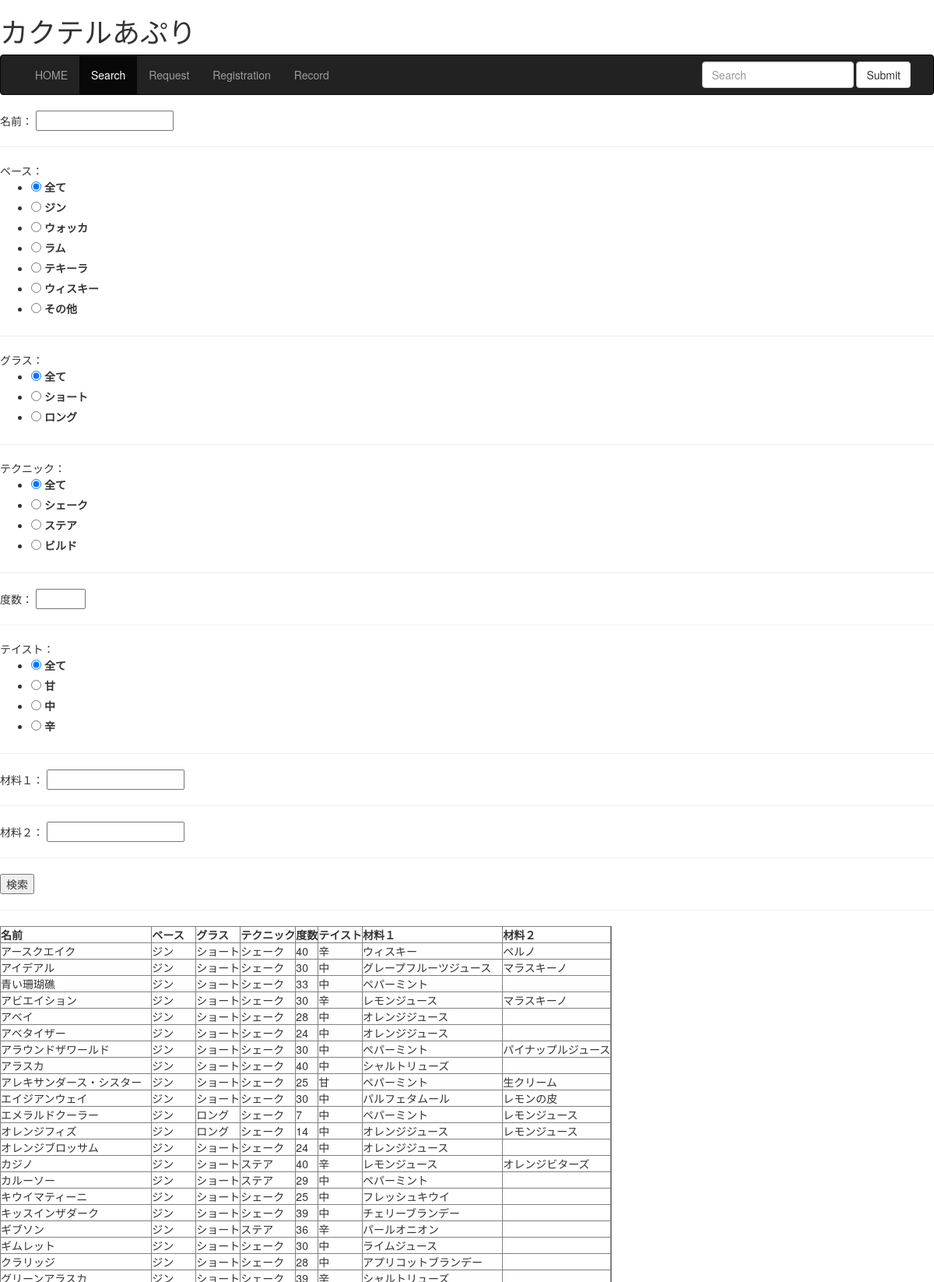
Screenshot of /cocktail_app/search/ (upper part) with the database file from the repository.
### cocktail/models.py (models this page shows)
class Cocktail(models.Model):
    name = models.CharField(max_length=128)
    base = models.CharField(max_length=128)
    lengh = models.CharField(max_length=128)
    tech = models.CharField(max_length=128)
    alc = models.IntegerField(null = True)
    taste = models.CharField(max_length=128)
    material1 = models.CharField(max_length=128,null = True)
    material2 = models.CharField(max_length=128,null = True)
    contents = models.CharField(max_length=128,null = True)

### cocktail/views.py (the view, shortened to what this page needs)
# urls.py: path('search/', views.search, name='search'),
def search(request):
    data = Cocktail.objects.all()
    params = {
    'cocktail': Cocktail.objects.all(),
    'cocktail_form': forms.SearchForm(),
    }
    form = forms.SearchForm(request.POST or None)
    return render(request, 'search.html',params)

### cocktail/templates/search.html (shortened to what this page needs)
<!DOCTYPE html>
{% load static %}
<html lang="ja">
<head>
    <link rel="stylesheet" type="text/css" href="{% static 'css/bootstrap.css' %}" />
</head>
<body>
<h1>カクテルあぷり</h1>
<nav class="navbar  navbar-inverse">
  <div class="container">
  <ul class="nav navbar-nav">
  <li><a href="{% url 'top:top' %}">HOME</a></li>
  <li class="active"><a href="{% url 'top:search' %}">Search</a></li>
  <li><a href="{% url 'top:request' %}">Request</a></li>
  <li><a href="{% url 'top:registration' %}">Registration</a></li>
  <li><a href="{% url 'top:record' %}">Record</a></li>
  </ul>
  <form class="navbar-form navbar-right"  role="search">
  <div  class="form-group">
  <input  type="text" class="form-control"  placeholder="Search">
  </div>
  <button  type="submit" class="btn  btn-default">Submit</button>
  </form>
  </div>
</nav>
<div class="serch">
  <form method="POST" action="">
    {{ cocktail_form.name.label }}：
    {{ cocktail_form.name }}
    <hr>
    {{ cocktail_form.base.label }}：
    {{ cocktail_form.base }}
    <hr>
    {{ cocktail_form.glass.label }}：
    {{ cocktail_form.glass }}
    <hr>
    {{ cocktail_form.tech.label }}：
    {{ cocktail_form.tech }}
    <hr>
    {{ cocktail_form.alc.label }}：
    {{ cocktail_form.alc }}
    <hr>
    {{ cocktail_form.taste.label }}：
    {{ cocktail_form.taste }}
    <hr>
    {{ cocktail_form.material1.label }}：
    {{ cocktail_form.material1 }}
    <hr>
    {{ cocktail_form.material2.label }}：
    {{ cocktail_form.material2 }}
    <hr>
    <input type="submit" value="検索">
  </form>
</div>
<hr>
      {% block body %}
    <form method="post" action="">
      <table border="1">
        <thead>
          <tr>
            <th>名前</th>
            <th>ベース</th>
            <th>グラス</th>
            <th>テクニック</th>
            <th>度数</th>
            <th>テイスト</th>
            <th>材料１</th>
            <th>材料２</th>
          </tr>
        </thead>
        <tbody>
          {% for item in cocktail %}
          <tr>
              <td>{{ item.name }}</td>
              <td>{{ item.base }}</td>
              <td>{{ item.lengh }}</td>
              <td>{{ item.tech }}</td>
              <td>{{ item.alc}}</td>
              <td>{{ item.taste}}</td>
              <td>{{ item.material1}}</td>
              <td>{{ item.material2}}</td>
          </tr>
          {% endfor %}
        </tbody>
      </table>
    </form>
  {% endblock %}
</body>
</html>

### rows the page displays
Cocktail: name "アースクエイク", base "ジン", lengh "ショート", tech "シェーク", alc "40", taste "辛", material1 "ウィスキー", material2 "ペルノ"
Cocktail: name "アイデアル", base "ジン", lengh "ショート", tech "シェーク", alc "30", taste "中", material1 "グレープフルーツジュース", material2 "マラスキーノ"
Cocktail: name "青い珊瑚礁", base "ジン", lengh "ショート", tech "シェーク", alc "33", taste "中", material1 "ペパーミント"
Cocktail: name "アビエイション", base "ジン", lengh "ショート", tech "シェーク", alc "30", taste "辛", material1 "レモンジュース", material2 "マラスキーノ"
Cocktail: name "アベイ", base "ジン", lengh "ショート", tech "シェーク", alc "28", taste "中", material1 "オレンジジュース"
Cocktail: name "アベタイザー", base "ジン", lengh "ショート", tech "シェーク", alc "24", taste "中", material1 "オレンジジュース"
Cocktail: name "アラウンドザワールド", base "ジン", lengh "ショート", tech "シェーク", alc "30", taste "中", material1 "ペパーミント", material2 "パイナップルジュース"
Cocktail: name "アラスカ", base "ジン", lengh "ショート", tech "シェーク", alc "40", taste "中", material1 "シャルトリューズ"
Cocktail: name "アレキサンダース・シスター", base "ジン", lengh "ショート", tech "シェーク", alc "25", taste "甘", material1 "ペパーミント", material2 "生クリーム"
Cocktail: name "エイジアンウェイ", base "ジン", lengh "ショート", tech "シェーク", alc "30", taste "中", material1 "パルフェタムール", material2 "レモンの皮"
Cocktail: name "エメラルドクーラー", base "ジン", lengh "ロング", tech "シェーク", alc "7", taste "中", material1 "ペパーミント", material2 "レモンジュース"
Cocktail: name "オレンジフィズ", base "ジン", lengh "ロング", tech "シェーク", alc "14", taste "中", material1 "オレンジジュース", material2 "レモンジュース"
Cocktail: name "オレンジブロッサム", base "ジン", lengh "ショート", tech "シェーク", alc "24", taste "中", material1 "オレンジジュース"
Cocktail: name "カジノ", base "ジン", lengh "ショート", tech "ステア", alc "40", taste "辛", material1 "レモンジュース", material2 "オレンジビターズ"
Cocktail: name "カルーソー", base "ジン", lengh "ショート", tech "ステア", alc "29", taste "中", material1 "ペパーミント"
Cocktail: name "キウイマティーニ", base "ジン", lengh "ショート", tech "シェーク", alc "25", taste "中", material1 "フレッシュキウイ"
Cocktail: name "キッスインザダーク", base "ジン", lengh "ショート", tech "シェーク", alc "39", taste "中", material1 "チェリーブランデー"
Cocktail: name "ギブソン", base "ジン", lengh "ショート", tech "ステア", alc "36", taste "辛", material1 "パールオニオン"
Cocktail: name "ギムレット", base "ジン", lengh "ショート", tech "シェーク", alc "30", taste "中", material1 "ライムジュース"
Cocktail: name "クラリッジ", base "ジン", lengh "ショート", tech "シェーク", alc "28", taste "中", material1 "アプリコットブランデー"

### other values shown
{{ cocktail_form.name.label }} "名前"
{{ cocktail_form.base.label }} "ベース"
{{ cocktail_form.glass.label }} "グラス"
{{ cocktail_form.tech.label }} "テクニック"
{{ cocktail_form.alc.label }} "度数"
{{ cocktail_form.taste.label }} "テイスト"
{{ cocktail_form.material1.label }} "材料１"
{{ cocktail_form.material2.label }} "材料２"
